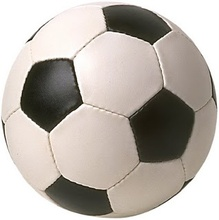
%> input picture ball3.jpg, 219 x 220 px, shrunk from 318 x 320 before the run
$ octave --eval "result = gaus_blur(imread('ball3.jpg'));"   (GNU Octave 9; MATLAB toolbox functions it lacks are replaced by stand-ins)
%> lines starting %> are read from the running program, lines starting %| are printed output that depends on the picture
function [ output ] = gaus_blur( img )
%GAUS Summary of this function goes here
%   Detailed explanation goes here


output=zeros(size(img,1),size(img,2));
M1=zeros(5,5);    %% matrix for a element with its neighbour
output1=zeros(5,5);  %% temporary matrix storing M1*kernel
kernel=zeros(5,5);   %% http://dev.theomader.com/gaussian-kernel-calculator/

a=0.049045;
b=0.055432;
c=0.062651;
d=0.033969;
e=0.038393;
f=0.023528;

kernel=[ f d e d f
         d a b a d ;
         e b c b e;
         d a b a d
         f d e d f];


for row=1:size(img,1)
  for col=1:size(img,2)

   for row2= 1:5
    for col2= 1:5
     if all([(row+row2-3)>0,(col+col2-3)>0,(row+row2-3)<=size(img,1),(col+col2-3)<=size(img,2)] )
     M1(row2,col2)=img(row+row2-3,col+col2-3);
     else
     M1(row2,col2)=img(row,col);
     end
    end
   end

   for row2= 1:5
    for col2= 1:5
    output1(row2,col2)=M1(row2,col2)*kernel(row2,col2);
    end
   end

   for row2= 1:5
    for col2= 1:5
    output(row,col)=output(row,col)+output1(row2,col2);
    end
   end


  end
end
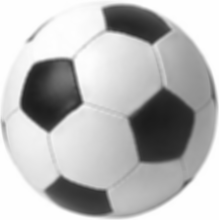
%> output: size 220x219 double; min 27.59, max 255, mean 185.5
%> after the loop, M1 = [255 255 254 254 254; 255 255 254 254 254; 255 255 254 254 254; 254 254 254 254 254; 254 254 254 254 254]; output1 = [6 8.66 9.75 8.63 5.98; 8.66 12.51 14.08 12.46 8.63; 9.79 14.14 15.91 14.08 9.75; 8.63 12.46 14.08 12.46 8.63; 5.98 8.63 9.75 8.63 5.98]

output=mat2gray(output);
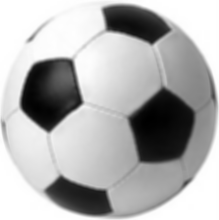
%> output: size 220x219 double; min 0, max 1, mean 0.694
output=im2uint8(output);
%> output: size 220x219 uint8

end
